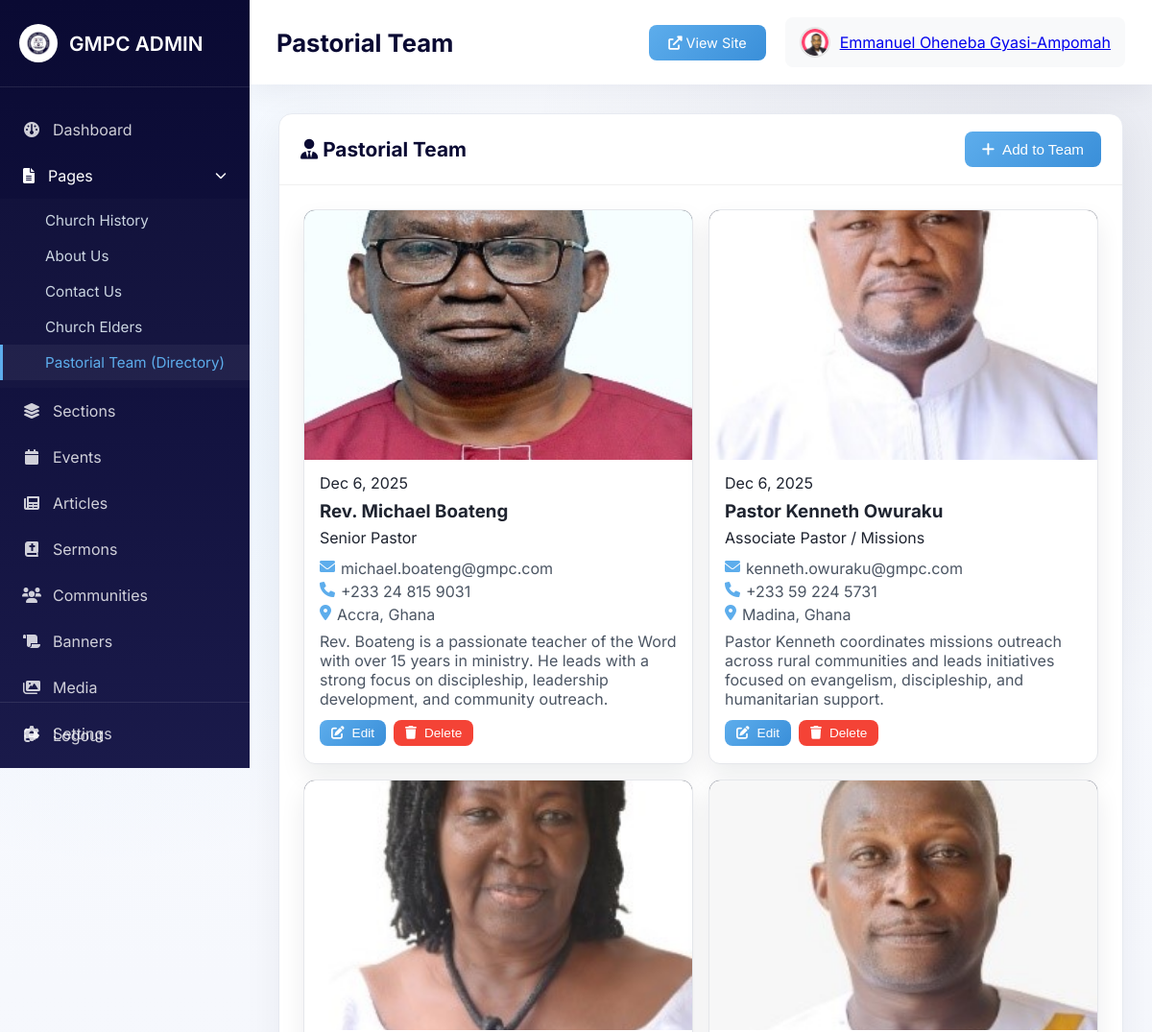
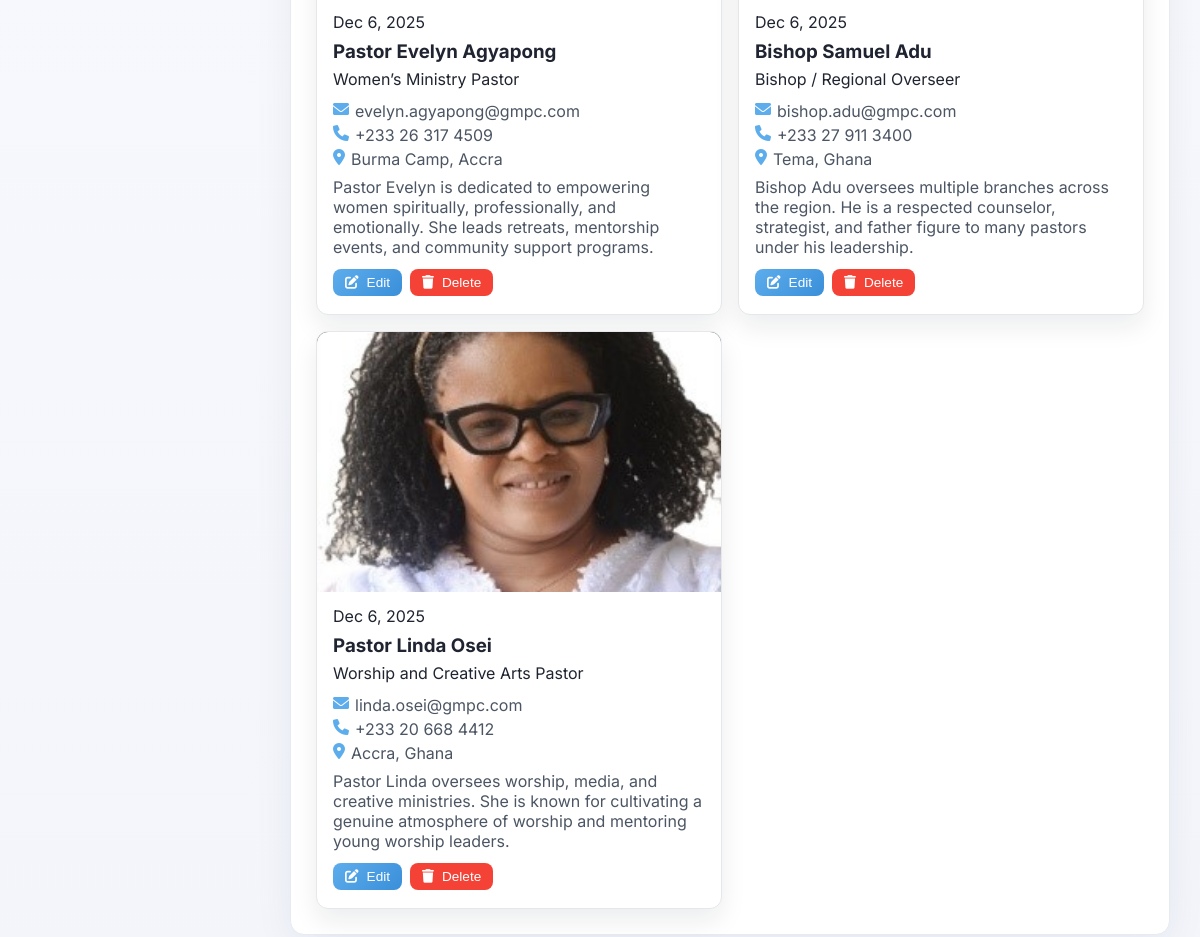
The page /admin/pastors.php (signed in) on the database its author committed (2 pictures, top to bottom).
### tables this page shows
CREATE TABLE `pastors` (
  `id` int NOT NULL AUTO_INCREMENT,
  `name` varchar(255) NOT NULL,
  `title` varchar(255) DEFAULT '',
  `email` varchar(255) DEFAULT '',
  `phone` varchar(100) DEFAULT '',
  `location` varchar(255) DEFAULT '',
  `image_url` varchar(500) DEFAULT '',
  `bio` text,
  `status` enum('active','inactive') DEFAULT 'active',
  `created_at` timestamp NULL DEFAULT CURRENT_TIMESTAMP,
  `updated_at` timestamp NULL DEFAULT CURRENT_TIMESTAMP ON UPDATE CURRENT_TIMESTAMP,
  `sort_order` int DEFAULT '0',
  PRIMARY KEY (`id`)
);

### admin/pastors.php (the view, shortened to what this page needs)
<?php
require_once 'includes/header.php';
$conn = getDBConnection();
$conn->exec("CREATE TABLE IF NOT EXISTS pastors (
    id INT AUTO_INCREMENT PRIMARY KEY,
    name VARCHAR(255) NOT NULL,
    title VARCHAR(255) DEFAULT '',
    email VARCHAR(255) DEFAULT '',
    phone VARCHAR(100) DEFAULT '',
    location VARCHAR(255) DEFAULT '',
    image_url VARCHAR(500) DEFAULT '',
    bio TEXT,
    sort_order INT DEFAULT 0,
    status ENUM('active','inactive') DEFAULT 'active',
    created_at TIMESTAMP DEFAULT CURRENT_TIMESTAMP,
    updated_at TIMESTAMP DEFAULT CURRENT_TIMESTAMP ON UPDATE CURRENT_TIMESTAMP
) ENGINE=InnoDB DEFAULT CHARSET=utf8mb4");
try {
    $conn->exec("ALTER TABLE pastors ADD COLUMN sort_order INT DEFAULT 0");
} catch (PDOException $e) {
}
$pastors = [];
try {
$stmt = $conn->query("SELECT * FROM pastors ORDER BY sort_order ASC, created_at DESC");
    $pastors = $stmt->fetchAll();
} catch (PDOException $e) {
    $error = 'Error loading pastors.';
    error_log($e->getMessage());
}
?>
<div class="card">
    <div class="card-header">
        <h2><i class="fas fa-user-tie"></i> Pastorial Team</h2>
        <button onclick="showPastorModal()" class="btn btn-primary">
            <i class="fas fa-plus"></i> Add to Team
        </button>
    </div>
    <div class="card-body">
        <div class="media-grid">
            <?php if (count($pastors) > 0): ?>
                <?php foreach ($pastors as $pastor): ?>
                    <div class="media-item">
                        <div class="media-thumbnail">
                            <?php if ($pastor['image_url']): ?>
                                <img src="<?php echo htmlspecialchars($pastor['image_url']); ?>" alt="<?php echo htmlspecialchars($pastor['name']); ?>">
                            <?php else: ?>
                                <div class="icon-placeholder"><i class="fas fa-user-tie"></i></div>
                            <?php endif; ?>
                        </div>
                        <div class="media-info">
                            <div class="media-meta">
                                <span class="media-date"><?php echo date('M j, Y', strtotime($pastor['created_at'])); ?></span>
                            </div>
                            <h3><?php echo htmlspecialchars($pastor['name']); ?></h3>
                            <?php if ($pastor['title']): ?><p class="media-type" style="display:inline-block; margin-bottom:8px;"><?php echo htmlspecialchars($pastor['title']); ?></p><?php endif; ?>
                            <?php if ($pastor['email']): ?><div class="directory-line"><i class="fas fa-envelope"></i> <?php echo htmlspecialchars($pastor['email']); ?></div><?php endif; ?>
                            <?php if ($pastor['phone']): ?><div class="directory-line"><i class="fas fa-phone"></i> <?php echo htmlspecialchars($pastor['phone']); ?></div><?php endif; ?>
                            <?php if ($pastor['location']): ?><div class="directory-line"><i class="fas fa-map-marker-alt"></i> <?php echo htmlspecialchars($pastor['location']); ?></div><?php endif; ?>
                            <?php if ($pastor['bio']): ?>
                                <p style="margin-top:8px; color:#4b5563;"><?php echo nl2br(htmlspecialchars($pastor['bio'])); ?></p>
                            <?php endif; ?>
                            <div class="media-actions" style="margin-top:12px;">
                <button class="btn btn-sm btn-primary" onclick='editPastor(<?php echo json_encode($pastor); ?>)'><i class="fas fa-edit"></i> Edit</button>
                <button class="btn btn-sm btn-danger" onclick="deletePastor(<?php echo (int)$pastor['id']; ?>, '<?php echo htmlspecialchars($pastor['name']); ?>')"><i class="fas fa-trash"></i> Delete</button>
            </div>
        </div>
    </div>
                <?php endforeach; ?>
            <?php else: ?>
                <p style="text-align:center; color:#666; padding:30px;">No pastors added yet.</p>
            <?php endif; ?>
        </div>
    </div>
</div>
<?php require_once 'includes/footer.php'; ?>

### admin/css/admin.css (style rules this page uses)
:root { --navy: #0A0A33; --navy-2: #11113f; --sky: #5DADEC; --slate: #6c757d; --card-border: #e7eaf1; --bg-soft: #f6f8fb; }
* { margin: 0; padding: 0; box-sizing: border-box; }
body { font-family: 'Inter', sans-serif; background: radial-gradient(circle at 10% 20%, rgba(93,173,236,0.09), transparent 25%), radial-gradient(circle at 90% 10%, rgba(17,17,63,0.08), transparent 25%), linear-gradient(180deg, #f9fbff, #f3f5fb); color: #1f2430; }
.card { background: white; border-radius: 14px; border: 1px solid var(--card-border); box-shadow: 0 10px 40px rgba(10, 10, 51, 0.06); margin-bottom: 20px; }
.card-header { padding: 18px 22px; border-bottom: 1px solid #f0f0f0; display: flex; justify-content: space-between; align-items: center; }
.card-header h2 { font-size: 1.3rem; color: #0A0A33; }
.card-body { padding: 25px; }
.btn { padding: 10px 18px; border: none; border-radius: 8px; font-size: 0.95rem; font-weight: 500; cursor: pointer; text-decoration: none; display: inline-flex; align-items: center; gap: 8px; transition: all 0.3s; }
.btn-primary { background: linear-gradient(135deg, #5DADEC, #3a8fd9); color: white; }
.btn-danger { background: #f44336; color: white; }
.btn-sm { padding: 6px 12px; font-size: 0.85rem; }

### admin/pastors.php (style rules this page uses)
.media-grid { display: grid; grid-template-columns: repeat(auto-fit, minmax(280px, 1fr)); gap: 16px; }
.media-item { background: #fff; border-radius: 12px; overflow: hidden; border: 1px solid #e5e7eb; box-shadow: 0 12px 26px rgba(15,23,42,0.08); transition: transform 0.25s ease, box-shadow 0.25s ease, border-color 0.25s ease; }
.media-thumbnail { height: 260px; background: #0b1024; display: flex; align-items: center; justify-content: center; overflow: hidden; }
.media-thumbnail img { width: 100%; height: 100%; object-fit: cover; }
.media-info { padding: 14px 16px 18px 16px; }
.media-info h3 { margin: 0 0 6px 0; }
.media-meta { display: flex; justify-content: space-between; align-items: center; margin-bottom: 8px; }
.directory-line { display: flex; gap: 6px; align-items: flex-start; color: #4b5563; margin: 4px 0; }
.directory-line i { color: #5DADEC; }
.media-actions { display: flex; gap: 8px; }

### rows shown on the page
pastors: image_url (picture), created_at "Dec 6, 2025", name "Rev. Michael Boateng", title "Senior Pastor", email "michael.boateng@gmpc.com", phone "+233 24 815 9031", location "Accra, Ghana", bio "Rev. Boateng is a passionate teacher of the Word with over 15 years in ministry. He leads with a strong focus on discipleship, leadership development, and community outreach."
pastors: image_url (picture), created_at "Dec 6, 2025", name "Pastor Kenneth Owuraku", title "Associate Pastor / Missions", email "kenneth.owuraku@gmpc.com", phone "+233 59 224 5731", location "Madina, Ghana", bio "Pastor Kenneth coordinates missions outreach across rural communities and leads initiatives focused on evangelism, discipleship, and humanitarian support."
pastors: image_url (picture), created_at "Dec 6, 2025", name "Pastor Evelyn Agyapong", title "Women’s Ministry Pastor", email "evelyn.agyapong@gmpc.com", phone "+233 26 317 4509", location "Burma Camp, Accra", bio "Pastor Evelyn is dedicated to empowering women spiritually, professionally, and emotionally. She leads retreats, mentorship events, and community support programs."
pastors: image_url (picture), created_at "Dec 6, 2025", name "Bishop Samuel Adu", title "Bishop / Regional Overseer", email "bishop.adu@gmpc.com", phone "+233 27 911 3400", location "Tema, Ghana", bio "Bishop Adu oversees multiple branches across the region. He is a respected counselor, strategist, and father figure to many pastors under his leadership."
pastors: image_url (picture), created_at "Dec 6, 2025", name "Pastor Linda Osei", title "Worship and Creative Arts Pastor", email "linda.osei@gmpc.com", phone "+233 20 668 4412", location "Accra, Ghana", bio "Pastor Linda oversees worship, media, and creative ministries. She is known for cultivating a genuine atmosphere of worship and mentoring young worship leaders."

### other values the page prints
$pageTitle "Pastorial Team"
$currentAdmin['name'] "Emmanuel Oheneba Gyasi-Ampomah"
